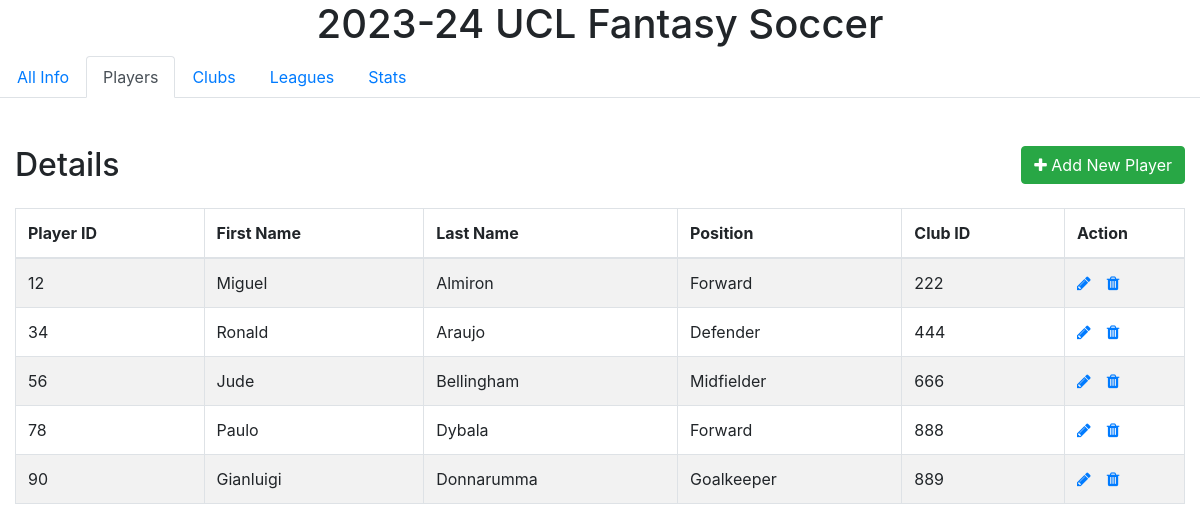
The app's page /home.php with its own data.
### tables this page shows
CREATE TABLE `Players` (
  `playerID` int NOT NULL,
  `firstName` varchar(40) NOT NULL,
  `lastName` varchar(40) NOT NULL,
  `position` varchar(20) NOT NULL,
  `clubID` int NOT NULL
);

### home.php (the view, shortened to what this page needs)
<!DOCTYPE html>
<html lang="en">
<head>
    <link rel="stylesheet" href="https://stackpath.bootstrapcdn.com/bootstrap/4.5.2/css/bootstrap.min.css">
    <link rel="stylesheet" href="https://maxcdn.bootstrapcdn.com/font-awesome/4.7.0/css/font-awesome.min.css">
</head>
<h1> 2023-24 UCL Fantasy Soccer </h1>
<body>
<div class="wrapper">
    <ul class="nav nav-tabs">
    <li class="nav-item">
    <a class="nav-link" data-toggle="tab" href="#Tab5">All Info</a>
  </li>
  <li class="nav-item">
    <a class="nav-link active" data-toggle="tab" href="#Tab1">Players</a>
  </li>
  <li class="nav-item">
    <a class="nav-link" data-toggle="tab" href="#Tab2">Clubs</a>
  </li>
  <li class="nav-item">
    <a class="nav-link" data-toggle="tab" href="#Tab3">Leagues</a>
  </li>
  <li class="nav-item">
    <a class="nav-link" data-toggle="tab" href="#Tab4">Stats</a>
  </li>
</ul>
<div class="tab-content">
  <div id="Tab1" class="tab-pane fade show active">
    <div class="wrapper">
        <div class="container-fluid">
            <div class="row">
                <div class="col-md-12">
                    <div class="mt-5 mb-3 clearfix">
                        <h2 class="pull-left">Details</h2>
                        <a href="/players-php/create.php" class="btn btn-success pull-right"><i class="fa fa-plus"></i> Add New Player</a>
                    </div>
                    <?php
                    require_once "config.php";
                    $sql = "SELECT * FROM Players";
                    if($result = mysqli_query($link, $sql)){
                        if(mysqli_num_rows($result) > 0){
                            echo '<table class="table table-bordered table-striped">';
                                echo "<thead>";
                                    echo "<tr>";
                                        echo "<th> Player ID </th>";
                                        echo "<th> First Name </th>";
                                        echo "<th> Last Name </th>";
                                        echo "<th> Position </th>";
                                        echo "<th> Club ID </th>";
                                        echo "<th> Action </th>";
                                    echo "</tr>";
                                echo "</thead>";
                                echo "<tbody>";
                                while($row = mysqli_fetch_array($result)){
                                    echo "<tr>";
                                        echo "<td>" . $row['playerID'] . "</td>";
                                        echo "<td>" . $row['firstName'] . "</td>";
                                        echo "<td>" . $row['lastName'] . "</td>";
                                        echo "<td>" . $row['position'] . "</td>";
                                        echo "<td>" . $row['clubID'] . "</td>";
                                        echo "<td>";
                                            echo '<a href="players-php/update.php?id='. $row['playerID'] .'" class="mr-3" title="Update Record" data-toggle="tooltip"><span class="fa fa-pencil"></span></a>';
                                            echo '<a href="players-php/delete.php?id='. $row['playerID'] .'" title="Delete Record" data-toggle="tooltip"><span class="fa fa-trash"></span></a>';
                                        echo "</td>";
                                    echo "</tr>";
                                }
                                echo "</tbody>";
                            echo "</table>";
                        } else{
                            echo '<div class="alert alert-danger"><em>No records were found.</em></div>';
                        }
                    } else{
                        echo "Oops! Something went wrong. Please try again later.";
                    }
                    ?>
                </div>
            </div>
        </div>
    </div>
</div>
</div>
</div>
</body>
</html>

### home.php (style rules this page uses)
.wrapper { width: 1200px; margin: 0 0 0 0; }
table tr td:last-child { width: 120px; }
h1 { text-align: center; }

### records on screen
players: playerID "12", firstName "Miguel", lastName "Almiron", position "Forward", clubID "222"
players: playerID "34", firstName "Ronald", lastName "Araujo", position "Defender", clubID "444"
players: playerID "56", firstName "Jude", lastName "Bellingham", position "Midfielder", clubID "666"
players: playerID "78", firstName "Paulo", lastName "Dybala", position "Forward", clubID "888"
players: playerID "90", firstName "Gianluigi", lastName "Donnarumma", position "Goalkeeper", clubID "889"
